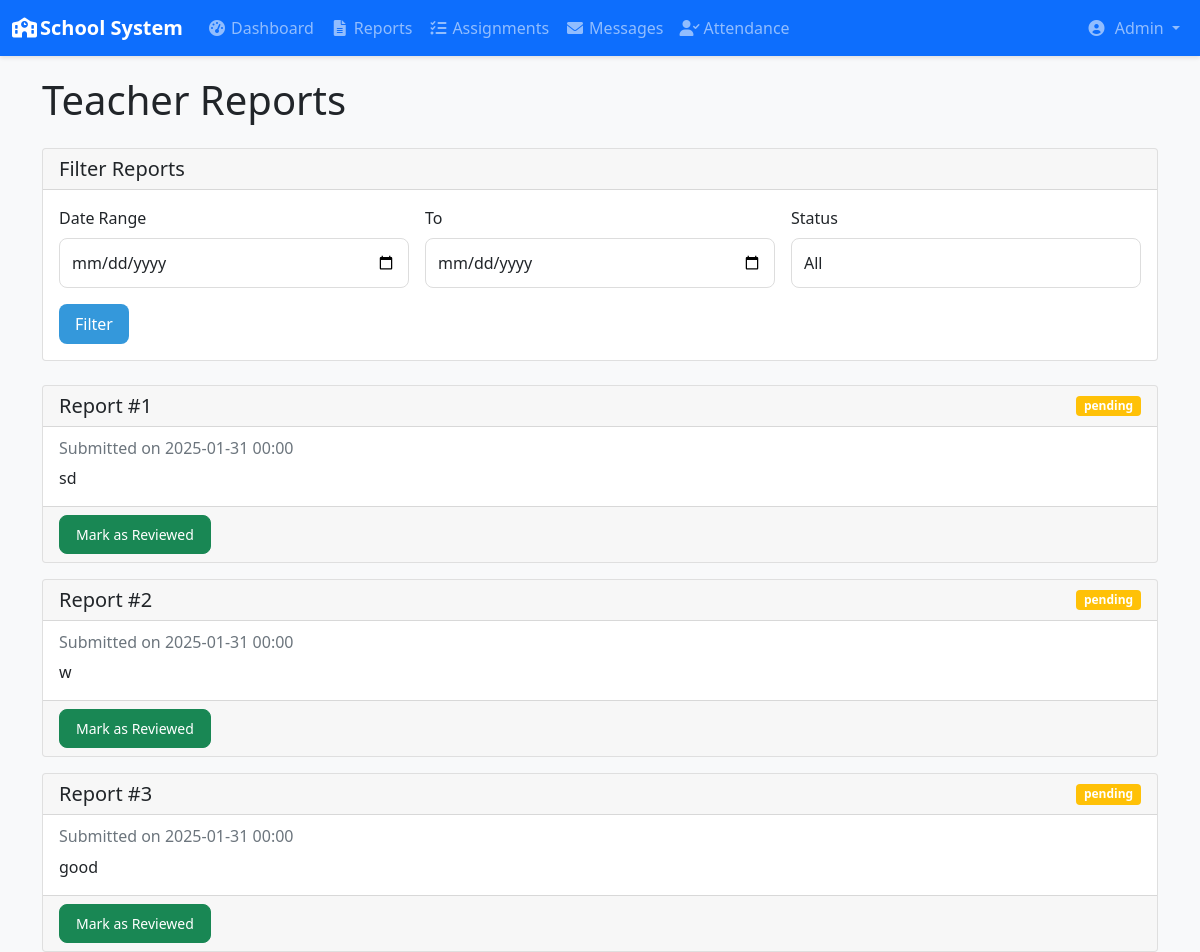
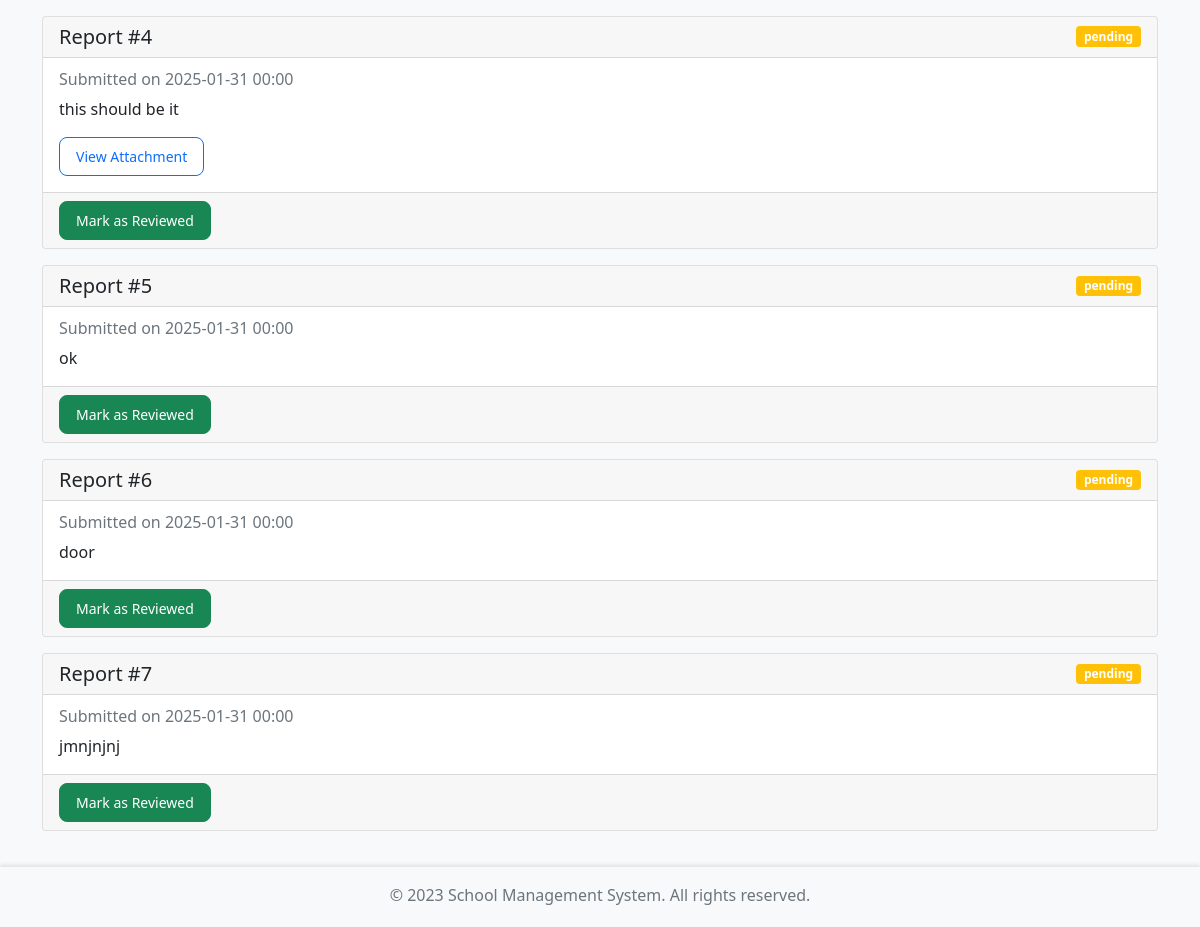
Screenshot of /admin/reports (signed in) with the database file from the repository (2 pictures, top to bottom).
### app/models/user.py (models this page shows, shortened)
class User(UserMixin, db.Model):
    id = db.Column(db.Integer, primary_key=True)
    username = db.Column(db.String(64), unique=True, nullable=False)
    email = db.Column(db.String(120), unique=True, nullable=False)
    password_hash = db.Column(db.String(128))
    role = db.Column(db.String(20), nullable=False)  # 'admin', 'teacher', 'student'
    created_at = db.Column(db.DateTime, default=datetime.utcnow)
    is_active = db.Column(db.Boolean, default=True)
    first_name = db.Column(db.String(64))
    last_name = db.Column(db.String(64))

### app/models/report.py (models this page shows)
class DailyReport(db.Model):
    id = db.Column(db.Integer, primary_key=True)
    teacher_id = db.Column(db.Integer, db.ForeignKey('user.id'), nullable=False)
    date = db.Column(db.DateTime, default=datetime.utcnow)
    content = db.Column(db.Text, nullable=False)
    cleanliness_rating = db.Column(db.Integer)  # Add this line
    floor_rating = db.Column(db.Integer)  # 1-5 stars
    floor_photo = db.Column(db.String(255))
    floor_remarks = db.Column(db.Text)
    bench_rating = db.Column(db.Integer)  # 1-5 stars
    bench_photo = db.Column(db.String(255))
    bench_remarks = db.Column(db.Text)
    whiteboard_rating = db.Column(db.Integer)  # 1-5 stars
    whiteboard_photo = db.Column(db.String(255))
    whiteboard_remarks = db.Column(db.Text)
    door_rating = db.Column(db.Integer)  # 1-5 stars
    door_photo = db.Column(db.String(255))
    door_remarks = db.Column(db.Text)
    walls_rating = db.Column(db.Integer)  # 1-5 stars
    walls_photo = db.Column(db.String(255))
    walls_remarks = db.Column(db.Text)
    dustbin_rating = db.Column(db.Integer)  # 1-5 stars
    dustbin_photo = db.Column(db.String(255))
    dustbin_remarks = db.Column(db.Text)
    file_path = db.Column(db.String(500))
    status = db.Column(db.String(20), default='pending')  # pending, reviewed

### app/blueprints/admin.py (the view)
@admin.route('/admin/reports')
@login_required
@admin_required
def view_reports():
    reports = DailyReport.query.order_by(DailyReport.date.desc()).all()
    return render_template('admin/reports.html', reports=reports)

### app/blueprints/admin.py (called while the page is built)
def admin_required(f):
    @wraps(f)
    def decorated_function(*args, **kwargs):
        if not current_user.is_authenticated or current_user.role != 'admin':
            flash('You need to be an admin to access this page.', 'danger')
            return redirect(url_for('auth.login'))
        return f(*args, **kwargs)
    return decorated_function

### app/templates/admin/reports.html (shortened to what this page needs)
{% extends "base.html" %}
{% block content %}
<div class="container">
    <h1 class="mb-4">Teacher Reports</h1>
    <div class="card mb-4">
        <div class="card-header">
            <div class="row">
                <div class="col">
                    <h5 class="mb-0">Filter Reports</h5>
                </div>
            </div>
        </div>
        <div class="card-body">
            <form class="row g-3">
                <div class="col-md-4">
                    <label class="form-label">Date Range</label>
                    <input type="date" class="form-control" name="start_date">
                </div>
                <div class="col-md-4">
                    <label class="form-label">To</label>
                    <input type="date" class="form-control" name="end_date">
                </div>
                <div class="col-md-4">
                    <label class="form-label">Status</label>
                    <select class="form-control" name="status">
                        <option value="">All</option>
                    </select>
                </div>
                <div class="col-12">
                    <button type="submit" class="btn btn-primary">Filter</button>
                </div>
            </form>
        </div>
    </div>
    <div class="reports-list">
        {% for report in reports %}
        <div class="card mb-3">
            <div class="card-header">
                <div class="d-flex justify-content-between align-items-center">
                    <h5 class="mb-0">Report #{{ report.id }}</h5>
                    <span class="badge {% if report.status == 'pending' %}bg-warning{% else %}bg-success{% endif %}">
                        {{ report.status }}
                    </span>
                </div>
            </div>
            <div class="card-body">
                <h6 class="card-subtitle mb-2 text-muted">
                    Submitted on {{ report.date.strftime('%Y-%m-%d %H:%M') }}
                </h6>
                <p class="card-text">{{ report.content }}</p>
                {% if report.file_path %}
                <a href="{{ url_for('static', filename='uploads/' + report.file_path) }}"
                   class="btn btn-sm btn-outline-primary" target="_blank">
                    View Attachment
                </a>
                {% endif %}
            </div>
            <div class="card-footer">
                <button class="btn btn-success btn-sm mark-reviewed" data-report-id="{{ report.id }}">
                    Mark as Reviewed
                </button>
            </div>
        </div>
        {% endfor %}
    </div>
</div>
{% endblock %}

### app/templates/base.html (shortened to what this page needs)
<!DOCTYPE html>
<html lang="en">
<head>
    <link href="https://cdn.jsdelivr.net/npm/bootstrap@5.1.3/dist/css/bootstrap.min.css" rel="stylesheet">
    <link rel="stylesheet" href="https://cdnjs.cloudflare.com/ajax/libs/font-awesome/6.0.0/css/all.min.css">
    <link rel="stylesheet" href="{{ url_for('static', filename='css/base.css') }}">
    {% if current_user.is_authenticated %}
        {% if current_user.role == 'admin' %}
            <link rel="stylesheet" href="{{ url_for('static', filename='css/admin.css') }}">
        {% elif current_user.role == 'teacher' %}
            <link rel="stylesheet" href="{{ url_for('static', filename='css/teacher.css') }}">
        {% elif current_user.role == 'student' %}
            <link rel="stylesheet" href="{{ url_for('static', filename='css/student.css') }}">
        {% endif %}
    {% endif %}
</head>
<body>
    <nav class="navbar navbar-expand-lg navbar-dark bg-primary fixed-top">
        <div class="container-fluid">
            <a class="navbar-brand" href="#">
                <i class="fas fa-school me-2"></i>School System
            </a>
            <div class="collapse navbar-collapse" id="navbarNav">
                {% if current_user.is_authenticated %}
                    {% if current_user.role == 'admin' %}
                        <ul class="navbar-nav me-auto">
                            <li class="nav-item">
                                <a class="nav-link {% if request.endpoint == 'admin.dashboard' %}active{% endif %}"
                                   href="{{ url_for('admin.dashboard') }}">
                                    <i class="fas fa-tachometer-alt me-1"></i>Dashboard
                                </a>
                            </li>
                            <li class="nav-item">
                                <a class="nav-link {% if request.endpoint == 'admin.reports' %}active{% endif %}"
                                   href="{{ url_for('admin.view_reports') }}">
                                    <i class="fas fa-file-alt me-1"></i>Reports
                                </a>
                            </li>
                            <li class="nav-item">
                                <a class="nav-link {% if request.endpoint == 'admin.assignments' %}active{% endif %}"
                                   href="{{ url_for('admin.assignments') }}">
                                    <i class="fas fa-tasks me-1"></i>Assignments
                                </a>
                            </li>
                            <li class="nav-item">
                                <a class="nav-link {% if request.endpoint == 'admin.messages' %}active{% endif %}"
                                   href="{{ url_for('admin.messages') }}">
                                    <i class="fas fa-envelope me-1"></i>Messages
                                </a>
                            <li class="nav-item">
                               <a class="nav-link {% if request.endpoint == 'admin.view_attendance' %}active{% endif %}"
                               href="{{ url_for('admin.view_attendance') }}">
                                <i class="fas fa-user-check me-1"></i>Attendance
                                </a>
                            </li>
                                </li>
                        </ul>
                    {% endif %}
                    <ul class="navbar-nav ms-auto">
                        <li class="nav-item dropdown">
                            <a class="nav-link dropdown-toggle" href="#" id="navbarDropdown"
                               data-bs-toggle="dropdown">
                                <i class="fas fa-user-circle me-1"></i>
                                {{ current_user.first_name }}
                            </a>
                        </li>
                    </ul>
                {% endif %}
            </div>
        </div>
    </nav>
    <main class="content-wrapper">
        {% block content %}{% endblock %}
    </main>
    <footer class="footer mt-auto py-3 bg-light">
        <div class="container text-center">
            <span class="text-muted">© 2023 School Management System. All rights reserved.</span>
        </div>
    </footer>
</body>
</html>

### app/static/css/base.css (style rules this page uses)
:root { --navbar-height: 56px; --footer-height: 60px; }
body { min-height: 100vh; display: flex; flex-direction: column; padding-top: var(--navbar-height); }
.content-wrapper { flex: 1; padding: 20px; background-color: #f8f9fa; }
.navbar { box-shadow: 0 2px 4px rgba(0,0,0,0.1); }
.navbar-brand { font-weight: 600; }
.nav-link { padding: 0.5rem 1rem; transition: color 0.2s; }
.footer { box-shadow: 0 -2px 4px rgba(0,0,0,0.1); height: var(--footer-height); }
.fas { width: 20px; text-align: center; }

### app/static/css/admin.css (style rules this page uses)
:root { --primary-color: #2c3e50; --secondary-color: #34495e; --accent-color: #3498db; --success-color: #2ecc71; --warning-color: #f1c40f; --danger-color: #e74c3c; --light-gray: #f5f6fa; --dark-gray: #2d3436; }
body { background-color: var(--light-gray); }
.form-control { border-radius: 8px; border: 1px solid #ddd; padding: 0.75rem; }
.btn { border-radius: 8px; padding: 0.5rem 1rem; transition: all 0.3s ease; }
.btn-primary { background-color: var(--accent-color); border: none; }

### rows the page displays
User: first_name "Admin"
DailyReport: id "1", status "pending", date "2025-01-31 00:00", content "sd"
DailyReport: id "2", status "pending", date "2025-01-31 00:00", content "w"
DailyReport: id "3", status "pending", date "2025-01-31 00:00", content "good"
DailyReport: id "4", status "pending", date "2025-01-31 00:00", content "this should be it"
DailyReport: id "5", status "pending", date "2025-01-31 00:00", content "ok"
DailyReport: id "6", status "pending", date "2025-01-31 00:00", content "door"
DailyReport: id "7", status "pending", date "2025-01-31 00:00", content "jmnjnjnj"
